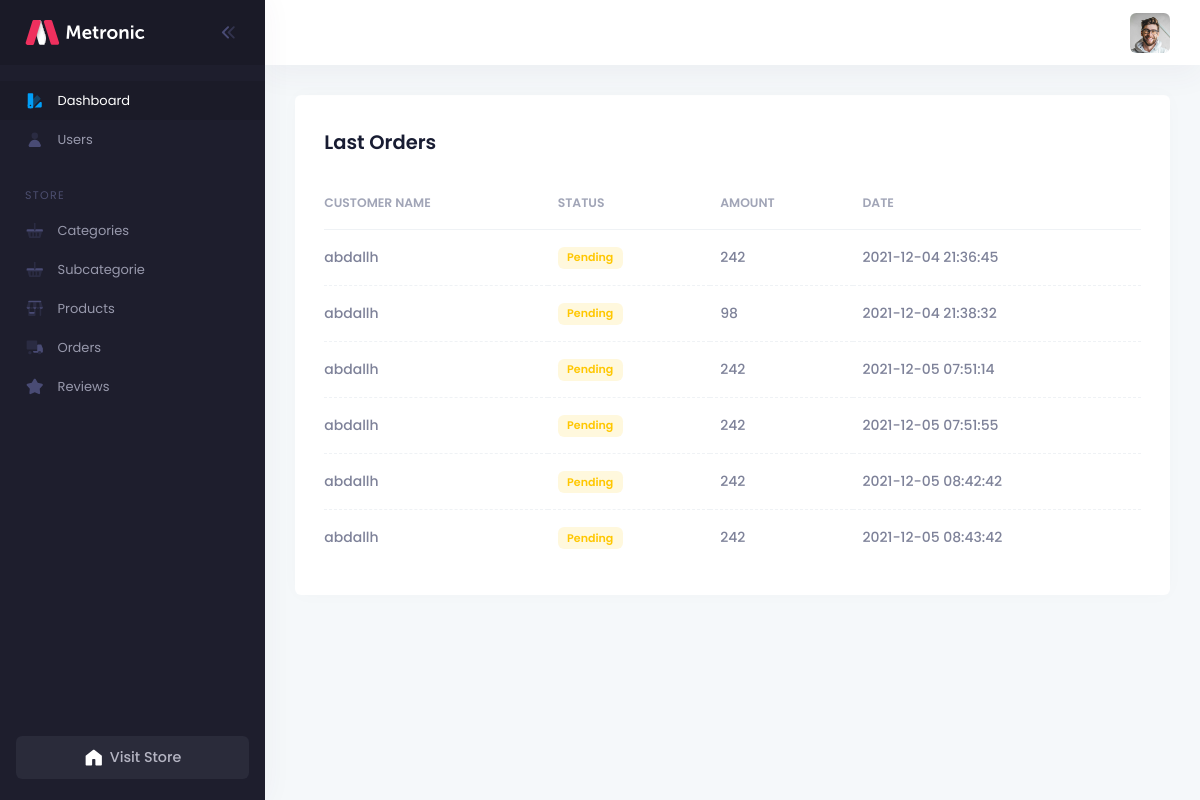
Page /admin/index.php on the earlier database version.
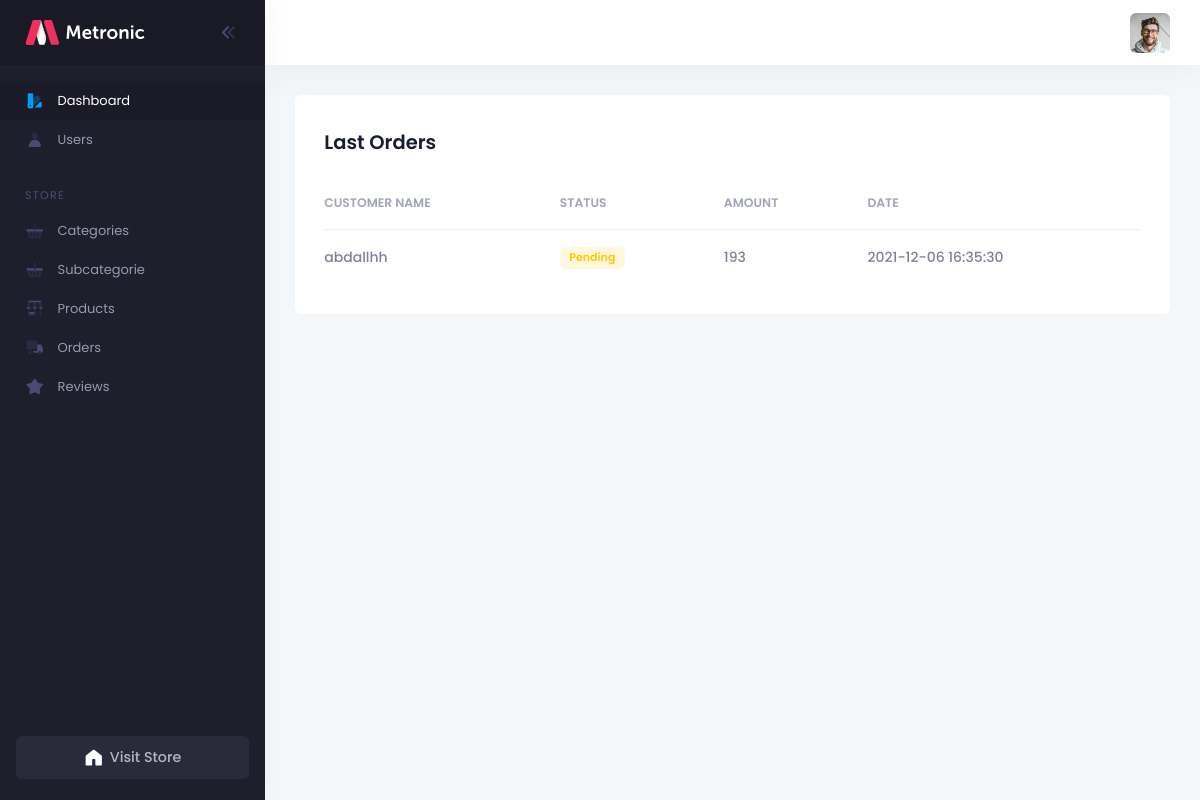
Same page on the later database version.
### tables this page shows
CREATE TABLE `order_summary` (
  `order_id` int(5) NOT NULL,
  `order_status` varchar(255) NOT NULL,
  `order_total_price` varchar(50) NOT NULL,
  `cart_after_shopping` longtext NOT NULL,
  `user_checkout` int(5) NOT NULL,
  `user_id` int(5) NOT NULL,
  `checkout_street_address` varchar(100) NOT NULL,
  `checkout_city` varchar(50) NOT NULL,
  `checkout_country` varchar(50) NOT NULL,
  `checkout_phone` int(14) NOT NULL,
  `checkout_total_price` int(10) NOT NULL,
  `date_of_creation` timestamp NOT NULL DEFAULT current_timestamp() ON UPDATE current_timestamp()
);

CREATE TABLE `user` (
  `id` int(5) NOT NULL,
  `username` varchar(32) NOT NULL,
  `email` varchar(50) NOT NULL,
  `password` varchar(50) NOT NULL,
  `image` varchar(255) NOT NULL,
  `role` varchar(50) NOT NULL,
  `full_name` varchar(255) NOT NULL
);

### admin/index.php (the view, shortened to what this page needs)
<!DOCTYPE html>
<html lang=en>
<?php include_once 'layouts/head.php';
include_once '../includes/db.php';
$stmt = $connection->prepare(
	"SELECT * FROM order_summary INNER JOIN user ON user.id = order_summary.user_id "
);
$stmt->execute();
$order_summary = $stmt->fetchAll(PDO::FETCH_ASSOC);
?>
<body id=kt_body class="header-fixed header-tablet-and-mobile-fixed aside-enabled aside-fixed" style=--kt-toolbar-height:55px;--kt-toolbar-height-tablet-and-mobile:55px>
	<div class="d-flex flex-column flex-root">
		<div class="page d-flex flex-row flex-column-fluid">
			<?php include_once 'layouts/aside.php'; ?>
			<div class="wrapper d-flex flex-column flex-row-fluid" id=kt_wrapper>
				<?php include_once 'layouts/header.php'; ?>
				<div class="content d-flex flex-column flex-column-fluid" id=kt_content>
					<div class="post d-flex flex-column-fluid" id=kt_post>
						<div id=kt_content_container class=container-xxl>
							<div class="card pt-4 mb-6 mb-xl-9">
								<div class="card-header border-0">
									<div class="card-title">
										<h2>Last Orders</h2>
									</div>
								</div>
								<div class="card-body pt-0 pb-5">
									<table class="table align-middle table-row-dashed gy-5" id="kt_table_orders">
										<thead class="border-bottom border-gray-200 fs-7 fw-bolder">
											<tr class="text-start text-muted text-uppercase gs-0">
												<th class="min-w-100px">Customer Name</th>
												<th>Status</th>
												<th>Amount</th>
												<th class="min-w-100px=">Date</th>
											</tr>
										</thead>
										<tbody class="fs-6 fw-bold text-gray-600">
											<?php
											foreach ($order_summary as $order_data ) {
											?>
											<tr>
												<td><?php echo $order_data['username'] ;?></td>
												<td>
													<?php
													 if($order_data['order_status']==="pending"){
													echo '<span class="badge badge-light-warning">Pending</span>';
												 }
												 ?>
												</td>
												<td><?php echo $order_data['order_total_price'] ?></td>
												<td><?php echo $order_data['date_of_creation'] ?></td>
											</tr>
											<?php }?>
										</tbody>
									</table>
								</div>
							</div>
						</div>
					</div>
				</div>
			</div>
		</div>
	</div>
</body>
</html>

### admin/layouts/head.php (shortened to what this page needs)
<head>
    <link href="assets/plugins/global/plugins.bundle.css" rel="stylesheet" type="text/css" />
    <link href="assets/css/style.bundle.css" rel="stylesheet" type="text/css" />
</head>

### admin/layouts/aside.php (shortened to what this page needs)
<div id="kt_aside" class="aside aside-dark aside-hoverable" data-kt-drawer="true" data-kt-drawer-name="aside" data-kt-drawer-activate="{default: true, lg: false}" data-kt-drawer-overlay="true" data-kt-drawer-width="{default:'200px', '300px': '250px'}" data-kt-drawer-direction="start" data-kt-drawer-toggle="#kt_aside_mobile_toggle">
    <div class="aside-logo flex-column-auto" id="kt_aside_logo">
        <a href="/Crystal-Eyewear/admin">
            <img alt="Logo" src="assets/media/logo.svg" class="h-25px logo" />
        </a>
        <div id="kt_aside_toggle" class="btn btn-icon w-auto px-0 btn-active-color-primary aside-toggle" data-kt-toggle="true" data-kt-toggle-state="active" data-kt-toggle-target="body" data-kt-toggle-name="aside-minimize">
            <span class="svg-icon svg-icon-1 rotate-180">
            </span>
        </div>
    </div>
    <div class="aside-menu flex-column-fluid">
        <div class="hover-scroll-overlay-y my-5 my-lg-5" id="kt_aside_menu_wrapper" data-kt-scroll="true" data-kt-scroll-activate="{default: false, lg: true}" data-kt-scroll-height="auto" data-kt-scroll-dependencies="#kt_aside_logo, #kt_aside_footer" data-kt-scroll-wrappers="#kt_aside_menu" data-kt-scroll-offset="0">
            <div class="menu menu-column menu-title-gray-800 menu-state-title-primary menu-state-icon-primary menu-state-bullet-primary menu-arrow-gray-500" id="#kt_aside_menu" data-kt-menu="true">
                <div class="menu-item">
                    <a class="menu-link active" href="/Crystal-Eyewear/admin">
                        <span class="menu-icon">
                            <span class="svg-icon svg-icon-2">
                            </span>
                        </span>
                        <span class="menu-title">Dashboard</span>
                    </a>
                </div>
                <div class="menu-item">
                    <a class="menu-link " href="/Crystal-Eyewear/admin/users.php">
                        <span class="menu-icon">
                            <span class="svg-icon svg-icon-2">
                            </span>
                        </span>
                        <span class="menu-title">Users</span>
                    </a>
                </div>
                <div class="menu-item">
                    <div class="menu-content pt-8 pb-2"><span class="menu-section text-muted text-uppercase fs-8 ls-1">store</span></div>
                </div>
                <div class="menu-item">
                    <a class="menu-link " href="/Crystal-Eyewear/admin/categories.php">
                        <span class="menu-icon">
                            <span class="svg-icon svg-icon-2">
                            </span>
                        </span>
                        <span class="menu-title">Categories</span>
                    </a>
                </div>
                <div class="menu-item">
                    <a class="menu-link " href="/Crystal-Eyewear/admin/subcategorie.php">
                        <span class="menu-icon">
                            <span class="svg-icon svg-icon-2">
                            </span>
                        </span>
                        <span class="menu-title">Subcategorie</span>
                    </a>
                </div>
                <div class="menu-item">
                    <a class="menu-link " href="/Crystal-Eyewear/admin/products.php">
                        <span class="menu-icon">
                            <span class="svg-icon svg-icon-2">
                            </span>
                        </span>
                        <span class="menu-title">Products</span>
                    </a>
                </div>
                <div class="menu-item">
                    <a class="menu-link " href="/Crystal-Eyewear/admin/orders.php">
                        <span class="menu-icon">
                            <span class="svg-icon svg-icon-2">
                                 </span>
                        </span>
                        <span class="menu-title">Orders</span>
                    </a>
                </div>
                <div class="menu-item">
                    <a class="menu-link " href="/Crystal-Eyewear/admin/reviews.php">
                        <span class="menu-icon">
                            <span class="svg-icon svg-icon-2">
                            </span>
                        </span>
                        <span class="menu-title">Reviews</span>
                    </a>
                </div>
            </div>
        </div>
    </div>
    <div class="aside-footer flex-column-auto pt-5 pb-7 px-5" id="kt_aside_footer">
        <a href="../index.php" class="btn btn-custom btn-primary w-100" data-bs-toggle="tooltip" data-bs-trigger="hover" >
            <span class="menu-icon">
                <span class="svg-icon svg-icon-2">
                </span>
            </span>
            <span class="btn-label">Visit Store</span>
        </a>
    </div>
</div>

### admin/layouts/header.php (shortened to what this page needs)
<div id="kt_header" class="header align-items-stretch">
   <div class="container-fluid d-flex align-items-stretch justify-content-between">
      <div class="d-flex align-items-stretch justify-content-end flex-lg-grow-1">
         <div class="d-flex align-items-stretch flex-shrink-0">
            <div class="d-flex align-items-stretch flex-shrink-0">
               <div class="d-flex align-items-center ms-1 ms-lg-3" id="kt_header_user_menu_toggle">
                  <div class="cursor-pointer symbol symbol-30px symbol-md-40px fs-6 fw-bolder" data-kt-menu-trigger="click" data-kt-menu-attach="parent" data-kt-menu-placement="bottom-end">
                     <img class=" ms-2" src="assets/media/avatars/150-26.jpg" alt="user" />
                  </div>
               </div>
            </div>
         </div>
      </div>
   </div>
</div>

Differences in the rows shown:
removed order_summary: user.username "abdallh", order_status "Pending", order_total_price "242", date_of_creation "2021-12-04 21:36:45"
removed order_summary: user.username "abdallh", order_status "Pending", order_total_price "98", date_of_creation "2021-12-04 21:38:32"
removed order_summary: user.username "abdallh", order_status "Pending", order_total_price "242", date_of_creation "2021-12-05 07:51:14"
removed order_summary: user.username "abdallh", order_status "Pending", order_total_price "242", date_of_creation "2021-12-05 07:51:55"
removed order_summary: user.username "abdallh", order_status "Pending", order_total_price "242", date_of_creation "2021-12-05 08:42:42"
removed order_summary: user.username "abdallh", order_status "Pending", order_total_price "242", date_of_creation "2021-12-05 08:43:42"
added order_summary: user.username "abdallhh", order_status "Pending", order_total_price "193", date_of_creation "2021-12-06 16:35:30"
